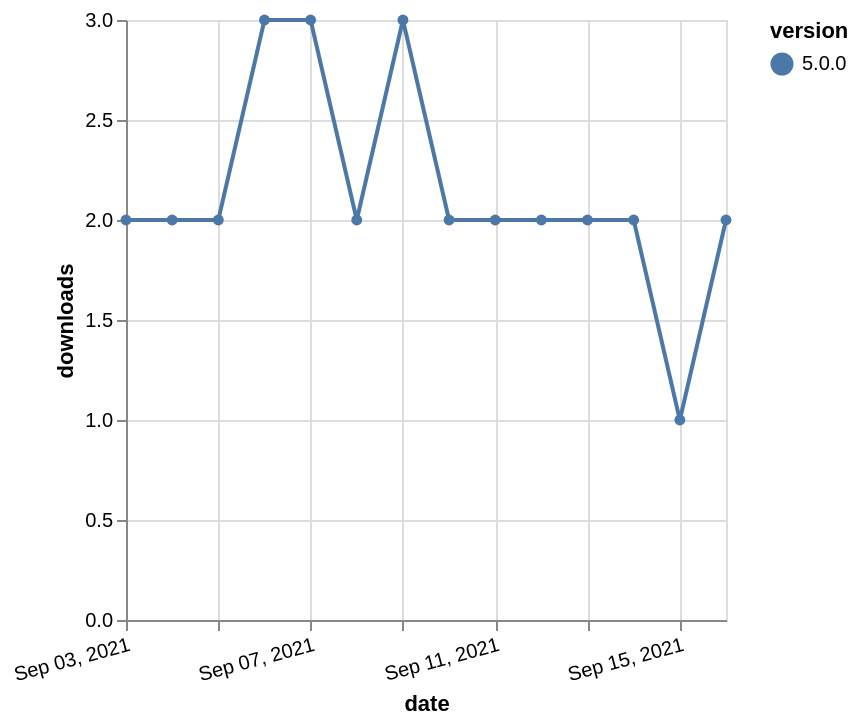

Write the Vega-Lite specification saved for this chart.
### Vega-Lite specification from a JSON file in a GitHub repository (floating-point values rounded to 4 significant figures)
{"$schema": "https://vega.github.io/schema/vega-lite/v5.json", "description": "A simple bar chart with embedded data.", "data": {"values": [{"date": "2021-09-03", "total": 3786, "delta": 2, "version": "5.0.0"}, {"date": "2021-09-04", "total": 3788, "delta": 2, "version": "5.0.0"}, {"date": "2021-09-05", "total": 3790, "delta": 2, "version": "5.0.0"}, {"date": "2021-09-06", "total": 3793, "delta": 3, "version": "5.0.0"}, {"date": "2021-09-07", "total": 3796, "delta": 3, "version": "5.0.0"}, {"date": "2021-09-08", "total": 3798, "delta": 2, "version": "5.0.0"}, {"date": "2021-09-09", "total": 3801, "delta": 3, "version": "5.0.0"}, {"date": "2021-09-10", "total": 3803, "delta": 2, "version": "5.0.0"}, {"date": "2021-09-11", "total": 3805, "delta": 2, "version": "5.0.0"}, {"date": "2021-09-12", "total": 3807, "delta": 2, "version": "5.0.0"}, {"date": "2021-09-13", "total": 3809, "delta": 2, "version": "5.0.0"}, {"date": "2021-09-14", "total": 3811, "delta": 2, "version": "5.0.0"}, {"date": "2021-09-15", "total": 3812, "delta": 1, "version": "5.0.0"}, {"date": "2021-09-16", "total": 3814, "delta": 2, "version": "5.0.0"}]}, "width": "container", "mark": {"type": "line", "point": {"filled": true}}, "encoding": {"x": {"field": "date", "type": "temporal", "timeUnit": "yearmonthdate", "title": "date", "axis": {"labelAngle": -15}}, "y": {"field": "delta", "type": "quantitative", "title": "downloads"}, "color": {"field": "version", "type": "nominal"}, "tooltip": {"field": "delta"}}}
